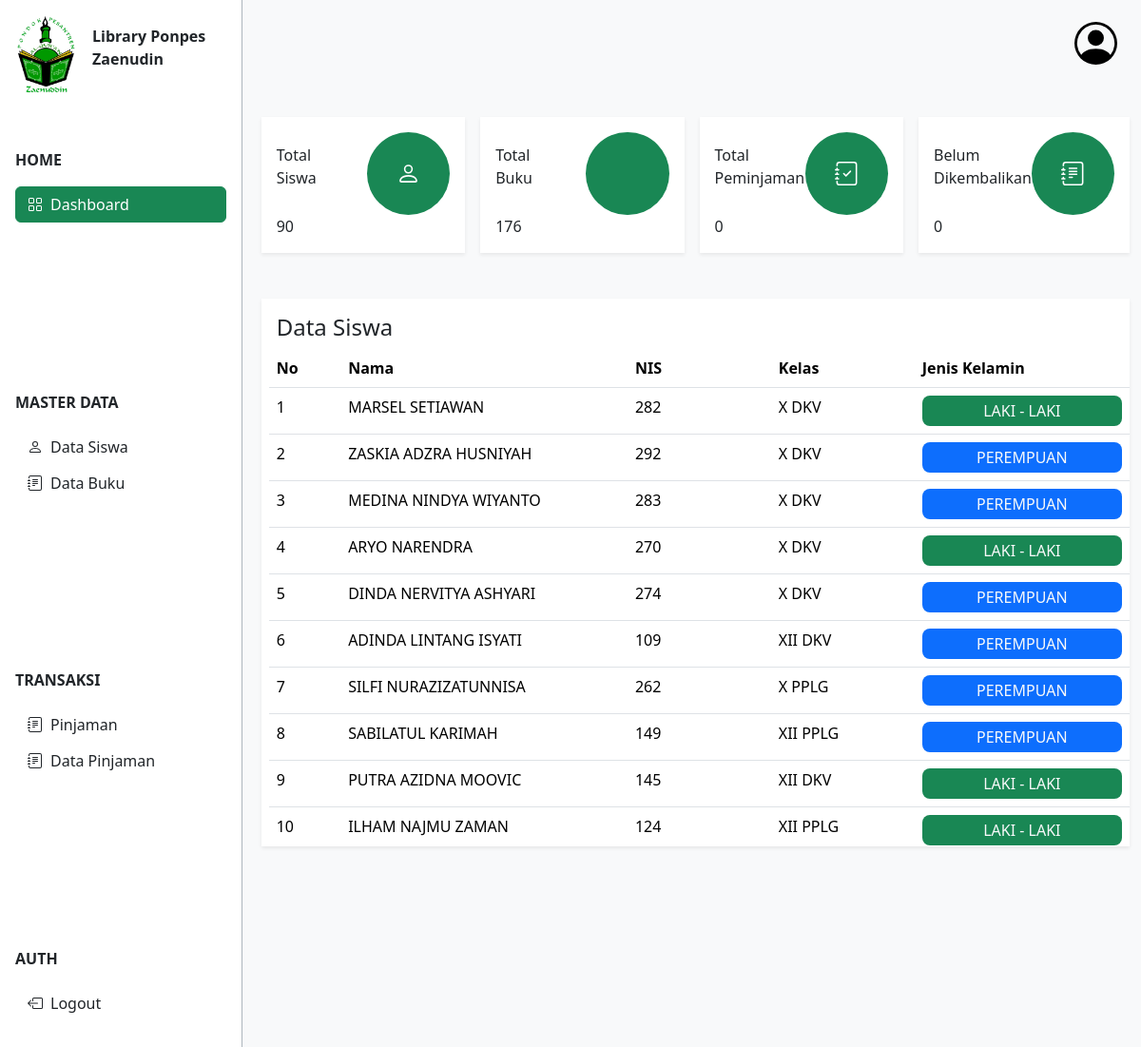
/dashboard.php (signed in), run on the app's committed database.
### tables this page shows
CREATE TABLE `siswa` (
  `id` bigint(20) UNSIGNED NOT NULL,
  `nama` varchar(100) NOT NULL,
  `nis` varchar(11) NOT NULL,
  `kelas` varchar(10) NOT NULL,
  `gender` tinyint(1) NOT NULL
);

### dashboard.php (the view, shortened to what this page needs)
<?php
  require_once 'koneksi.php';
  $user = $_SESSION['username'];
  $sql = "SELECT * FROM siswa ORDER BY RAND() LIMIT 10;";
  $result = mysqli_query($conn, $sql);
?>
<!DOCTYPE html>
<html lang="en">
  <head>
    <link href="bootstrap5/css/bootstrap.min.css" rel="stylesheet">
  </head>
  <body style="height: 100vh;">
    <div class="main h-100 w-100 d-flex g-0">
      <div class="d-flex ms-3 pe-3 flex-column border-end border-dark-subtle border-1 justify-content-start h-100 w-25">
        <div class="logo d-flex column-gap-3 align-items-center mt-3 mb-5 ">
          <img src="img/logo.jpeg" alt="logo" width="65">
          <p class="d-flex flex-column fw-bold">
            <span>Library Ponpes</span>
            <span>Zaenudin</span>
          </p>
        </div>
        <div class="navbar d-flex flex-column align-items-start h-75 w-100">
          <div class="home w-100">
            <p class="fw-bold">HOME</p>
            <div class="dashboard">
              <a href="dashboard.php" class="btn btn-success dashboard-btn d-flex align-items-center">
                <span class="">Dashboard</span>
              </a>
            </div>
          </div>
          <div class="master-data w-100">
            <p class="fw-bold">MASTER DATA</p>
            <a href="data-siswa.php" class="data-siswa-btn btn d-flex align-items-center">
              <span class="">Data Siswa</span>
            </a>
            <a href="data-buku.php" class="data-buku-btn btn d-flex align-items-center ">
              <span class="">Data Buku</span>
            </a>
          </div>
          <div class="transaksi w-100">
            <p class="fw-bold">TRANSAKSI</p>
            <a href="pinjaman.php" class="pinjaman-btn btn d-flex align-items-center ">
              <span class="">Pinjaman</span>
            </a>
            <a href="data-pinjaman.php" class="data-pinjaman-btn btn d-flex align-items-center ">
              <span class="">Data Pinjaman</span>
            </a>
          </div>
          <div class="auth w-100">
            <p class="fw-bold">AUTH</p>
            <a href="" class="logout-btn btn d-flex align-items-center ">
              <span class="">Logout</span>
            </a>
          </div>
        </div>
      </div>
    <div class="right-side bg-body-tertiary container-fluid mx-0">
      <div class="header-right d-flex justify-content-end mb-2">
        <a class="account btn mt-3" href="users/edit-form.php?<?php echo $user?>">
          <img src="img/icon/person-circle.svg" alt="">
        </a>
      </div>
      <div class="statistik d-flex gap-3 mb-5 mt-5">
        <div class="total-siswa w-25 bg-body shadow-sm ms-2">
          <div class="d-flex justify-content-between align-items-center pt-3 px-3">
            <p class="d-flex flex-column justify-content-center  fs-6"><span>Total</span> <span>Siswa</span></p>
            <div class="bg-success rounded-circle d-flex align-items-center justify-content-center" style="width: 7vh; height: 7vh;">
            </div>
          </div>
          <p class="ps-3">
            <?php
              $sql1 = "SELECT COUNT(*) AS total FROM siswa";
              $result1 = mysqli_query($conn, $sql1);
              if ($result1) {
                $row = mysqli_fetch_assoc($result1);
                echo $row["total"];
              } else {
                echo "Error: " . mysqli_error($conn);
              }
            ?>
          </p>
        </div>
        <div class="total-buku w-25 bg-body shadow-sm">
          <div class="d-flex justify-content-between align-items-center pt-3 px-3">
            <p class="d-flex flex-column justify-content-center  fs-6"><span>Total</span> <span>Buku</span></p>
            <div class="bg-success rounded-circle d-flex align-items-center justify-content-center" style="width: 7vh; height: 7vh;">
            </div>
          </div>
          <p class="ps-3"><?php
              $sql2 = "SELECT COUNT(*) AS total FROM buku";
              $result2 = mysqli_query($conn, $sql2);
              if ($result2) {
                $row = mysqli_fetch_assoc($result2);
                echo $row["total"];
              } else {
                echo "Error: " . mysqli_error($conn);
              }
            ?></p>
        </div>
        <div class="total-peminjamnan w-25 bg-body shadow-sm">
          <div class="d-flex justify-content-between align-items-center pt-3 px-3">
            <p class="d-flex flex-column justify-content-center  fs-6"><span>Total</span> <span>Peminjaman</span></p>
            <div class="bg-success rounded-circle d-flex align-items-center justify-content-center" style="width: 7vh; height: 7vh;">
            </div>
          </div>
          <p class="ps-3"><?php
              $sql3 = "SELECT COUNT(*) AS total FROM pinjaman";
              $result3 = mysqli_query($conn, $sql3);
              if ($result3) {
                $row = mysqli_fetch_assoc($result3);
                echo $row["total"];
              } else {
                echo "Error: " . mysqli_error($conn);
              }
            ?></p>
        </div>
        <div class="total-terlambat w-25 bg-body shadow-sm">
          <div class="d-flex justify-content-between align-items-center pt-3 px-3">
            <p class="d-flex flex-column justify-content-center  fs-6"><span>Belum</span> <span>Dikembalikan</span></p>
            <div class="bg-success rounded-circle d-flex align-items-center justify-content-center" style="width: 7vh; height: 7vh;">
            </div>
          </div>
          <p class="ps-3"><?php
              $sql4 = "SELECT COUNT(*) AS total FROM pinjaman WHERE tanggal_pengembalian = '0000-00-00'";
              $result4 = mysqli_query($conn, $sql4);
              if ($result4) {
                $row = mysqli_fetch_assoc($result4);
                echo $row["total"];
              } else {
                echo "Error: " . mysqli_error($conn);
              }
            ?></p>
        </div>
      </div>
      <div class="sample-data-siswa bg-body shadow-sm ms-2">
        <h3 class="fs-4 ps-3 pt-3">Data Siswa</h3>
        <div class="isi-data-siswa ms-2 overflow-auto" style="height: 42vh;">
          <table class="table">
            <tr class="sticky-top">
              <th class="col-1">No</th>
              <th class="col-4">Nama</th>
              <th class="col-2">NIS</th>
              <th class="col-2">Kelas</th>
              <th class="col-3">Jenis Kelamin</th>
            </tr>
            <?php
              $i = 1;
              if ($result->num_rows > 0) {
                  while($row = $result->fetch_assoc()) { ?>
                  <tr>
                    <td class="col-1"><?php echo $i ?></td>
                    <td class="col-4"><?php echo $row["nama"] ?></td>
                    <td class="col-2"><?php echo $row["nis"] ?></td>
                    <td class="col-2"><?php echo $row["kelas"] ?></td>
                    <td class="col-3">
                        <p class="px-2 py-1 mb-0 rounded-3 text-light text-center <?php echo ($row["gender"] == 1) ? 'bg-success' : 'bg-primary' ?>">
                            <?php echo ($row["gender"] == 1) ? 'LAKI - LAKI' : 'PEREMPUAN' ?>
                        </p>
                    </td>
                  </tr>
                  <?php $i++;
                 }
              } else {
                  echo "<tr><td colspan='5'>No records found</td></tr>";
              }
              ?>
          </table>
        </div>
      </div>
    </div>
  </body>
</html>

### data on the page
siswa: nama "MARSEL SETIAWAN", nis "282", kelas "X DKV", gender "LAKI - LAKI"
siswa: nama "ZASKIA ADZRA HUSNIYAH", nis "292", kelas "X DKV", gender "PEREMPUAN"
siswa: nama "MEDINA NINDYA WIYANTO", nis "283", kelas "X DKV", gender "PEREMPUAN"
siswa: nama "ARYO NARENDRA", nis "270", kelas "X DKV", gender "LAKI - LAKI"
siswa: nama "DINDA NERVITYA ASHYARI", nis "274", kelas "X DKV", gender "PEREMPUAN"
siswa: nama "ADINDA LINTANG ISYATI", nis "109", kelas "XII DKV", gender "PEREMPUAN"
siswa: nama "SILFI NURAZIZATUNNISA", nis "262", kelas "X PPLG", gender "PEREMPUAN"
siswa: nama "SABILATUL KARIMAH", nis "149", kelas "XII PPLG", gender "PEREMPUAN"
siswa: nama "PUTRA AZIDNA MOOVIC", nis "145", kelas "XII DKV", gender "LAKI - LAKI"
siswa: nama "ILHAM NAJMU ZAMAN", nis "124", kelas "XII PPLG", gender "LAKI - LAKI"

### other printed values
$row["total"] "90"
$row["total"] "176"
$row["total"] "0"
